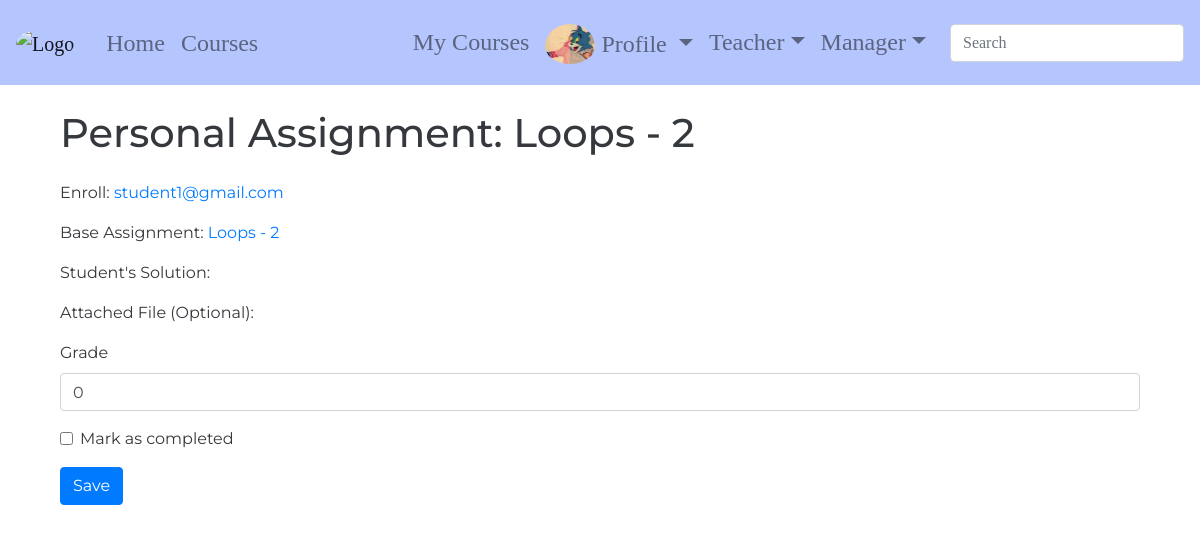
Before: /courses/teacher/python/python-all-in-one/enrolls/5/assignments/14/ (signed in) with the older database file.
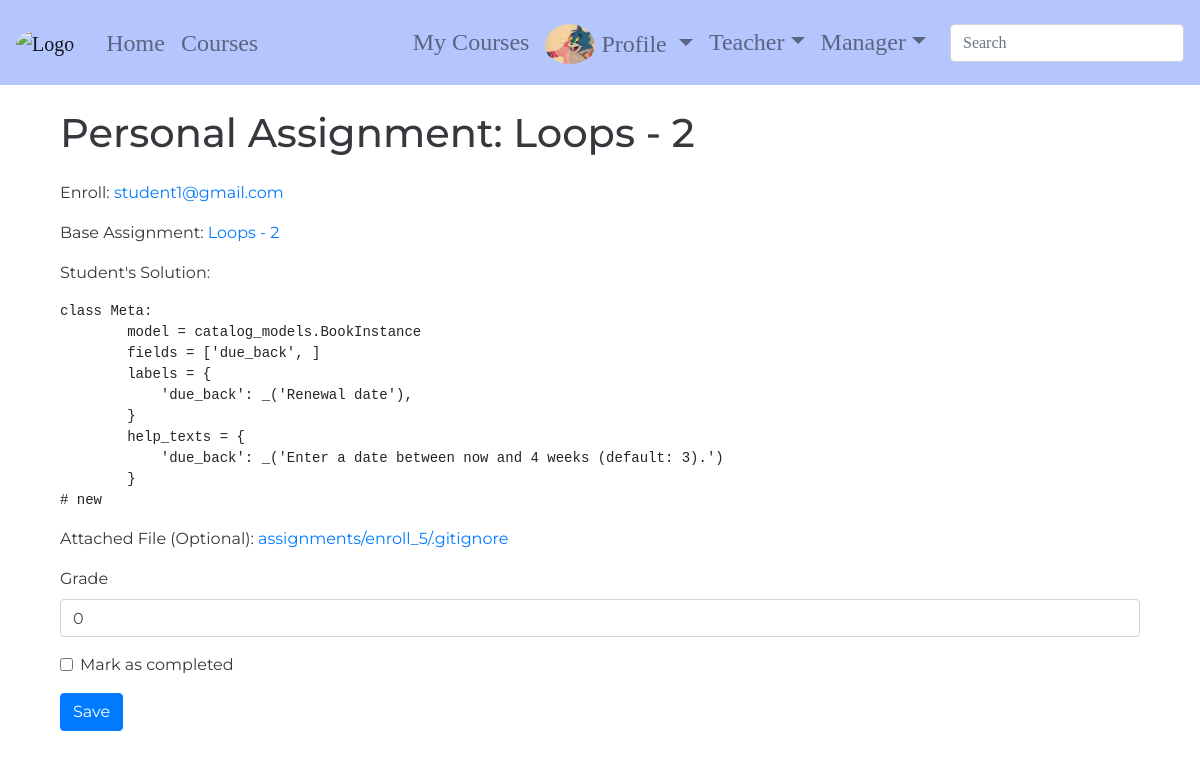
After: the same page with the newer database file.
### courses/models.py (models this page shows, shortened)
class PersonalAssignment(models.Model):
    course_instance_assignment = models.ForeignKey(CourseInstanceAssignment,
                                                   related_name='personal_assignments',
                                                   on_delete=models.CASCADE)
    enroll = models.ForeignKey(Enroll, related_name='personal_assignments', on_delete=models.CASCADE)
    answer_field = models.TextField(null=True, blank=True)
    answer_file = models.FileField(null=True, blank=True, upload_to=student_answers_directory_path)
    is_completed = models.BooleanField(default=False)
    grade = models.SmallIntegerField(
        blank=True,
        null=True,
        default=0,
        validators=[
            MinValueValidator(0),
            MaxValueValidator(100),
        ]
    )

class Assignment(models.Model):
    title = models.CharField(max_length=100, null=True, blank=True)
    content = models.TextField(null=True, blank=True)
    start_date = models.DateTimeField(null=True, blank=True)
    end_date = models.DateTimeField(null=True, blank=True)

class Enroll(models.Model):
    course_instance = models.ForeignKey(CourseInstance, related_name='enrolls', on_delete=models.CASCADE)
    student = models.ForeignKey('accounts.CustomUser', related_name='enrolls', on_delete=models.CASCADE)
    is_course_finished = models.BooleanField(default=False)

### accounts/models.py (models this page shows, shortened)
class CustomUser(AbstractUser, PermissionsMixin):
    email = models.EmailField(verbose_name='email', max_length=60, unique=True)
    username = models.CharField(max_length=30, unique=True)
    date_joined = models.DateTimeField(verbose_name='date joined', auto_now_add=True)
    last_login = models.DateTimeField(verbose_name='last login', auto_now=True)
    is_admin = models.BooleanField(default=False)
    is_active = models.BooleanField(default=True)
    is_staff = models.BooleanField(default=False)
    is_superuser = models.BooleanField(default=False)
    USERNAME_FIELD = 'email'
    REQUIRED_FIELDS = ['username', ]
    objects = CustomUserManager()
    def __str__(self):
        return self.email

### courses/views.py (the view, shortened to what this page needs)
class PersonalAssignmentTeacherDetail(LoginRequiredMixin,
                                      GroupRequiredMixin,
                                      generic.DetailView):
    group_required = 'teachers'
    def get(self, request, *args, **kwargs):
        view = PersonalAssignmentTeacherDisplay.as_view()
        return view(request, *args, **kwargs)

### courses/forms.py (shortened to what this page needs)
class PersonalAssignmentEvaluationForm(forms.ModelForm):
    class Meta:
        model = models.PersonalAssignment
        fields = ('grade', 'is_completed')
    def __init__(self, *args, **kwargs):
        super(PersonalAssignmentEvaluationForm, self).__init__(*args, **kwargs)
        self.fields['grade'].label = 'Grade'
        self.fields['is_completed'].label = 'Mark as completed'

### accounts/templatetags/accounts_extras.py (called while the page is built)
@register.filter(name='has_group')
def has_group(user, group_name):
    return user.groups.filter(name=group_name).exists()

### courses/views.py (called while the page is built)
    def get_object(self, queryset=None):
        course_instance = get_object_or_404(
            course_models.CourseInstance,
            course__slug=self.kwargs.get('course_slug'),
            slug=self.kwargs.get('instance_slug'),
        )
        enroll = get_object_or_404(
            course_models.Enroll,
            course_instance=course_instance,
            pk=self.kwargs.get('enroll_pk'),
        )
        self.assignment = get_object_or_404(
            course_models.PersonalAssignment,
            enroll=enroll,
            pk=self.kwargs.get('assignment_pk')
        )
        return self.assignment

### courses/templates/courses/personal_assignment_teacher_detail.html (shortened to what this page needs)
{% extends 'base.html' %}
{% load bootstrap4 %}
{% block content %}
    <div class="container">
        <h1>Personal Assignment: {{ personal_assignment.course_instance_assignment.title }}</h1>
        <div class="personal-assignment-teacher-info mt-4">
            <p>
                Enroll:
                <a href="{% url 'courses:enroll-teacher-detail' course_slug=personal_assignment.course_instance_assignment.course_instance.course.slug instance_slug=personal_assignment.course_instance_assignment.course_instance.slug enroll_pk=personal_assignment.enroll.pk %}">
                    {{ personal_assignment.enroll.student }}
                </a>
            </p>
            <p>
                Base Assignment:
                <a href="#">
                    {{ personal_assignment.course_instance_assignment.title }}
                </a>
            </p>
            <p>
                Student's Solution:
                {% if personal_assignment.answer_field %}
                    <pre>{{ personal_assignment.answer_field }}</pre>
                {% endif %}
            </p>
            <p>
                Attached File (Optional):
                {% if personal_assignment.answer_file %}
                    <a href="/media/{{ personal_assignment.answer_file }}">{{ personal_assignment.answer_file.name }}</a>
                {% endif %}
            </p>
            <form method="POST">
                {% bootstrap_form form %}
                {% buttons %}
                    <button type="submit" class="btn btn-primary">Save</button>
                {% endbuttons %}
            </form>
        </div>
    </div>
{% endblock %}

Changed rows visible on the page:
changed PersonalAssignment "Loops - 2": answer_field (not shown) → "class Meta: model = catalog_models.BookInstance fields = ['due_back', ] labels = { 'due_back': _('Renewal date'), } help_texts = { 'due_back': _('Enter a date between now and 4 weeks (default: 3).') } # new"; answer_file.name (not shown) → "assignments/enroll_5/.gitignore"
